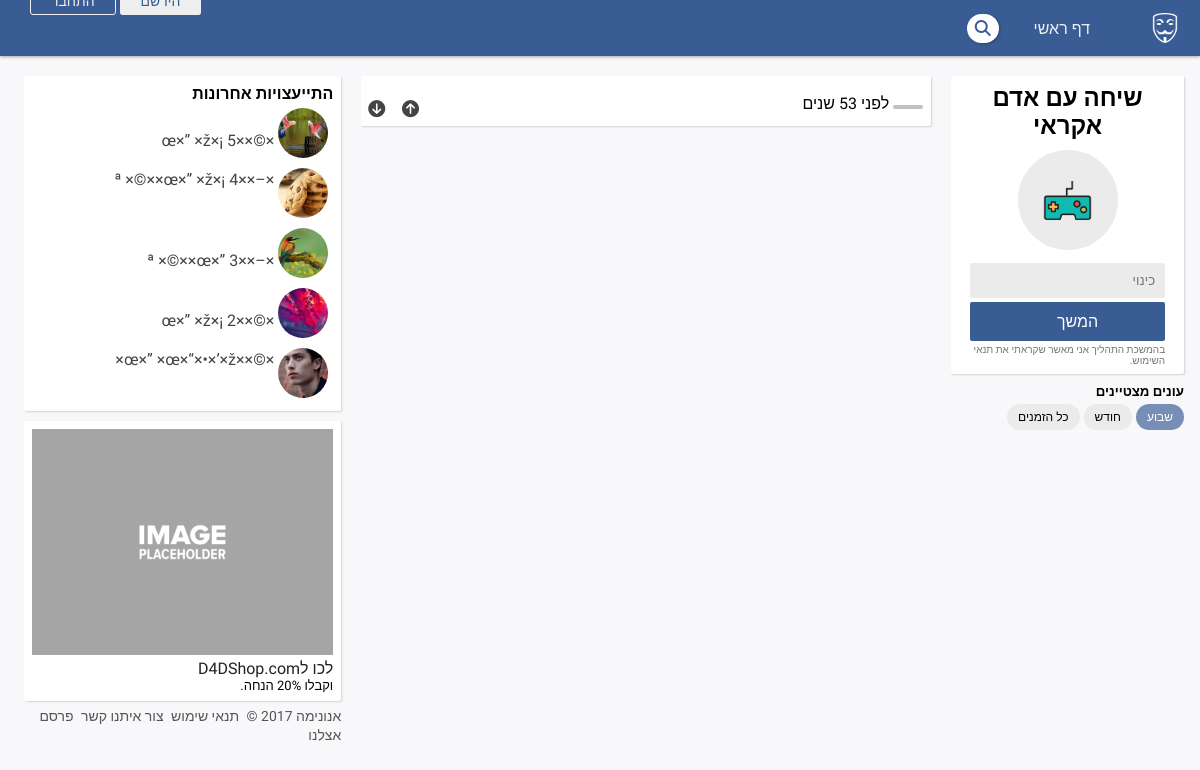
Page /consultation.php on the earlier database version.
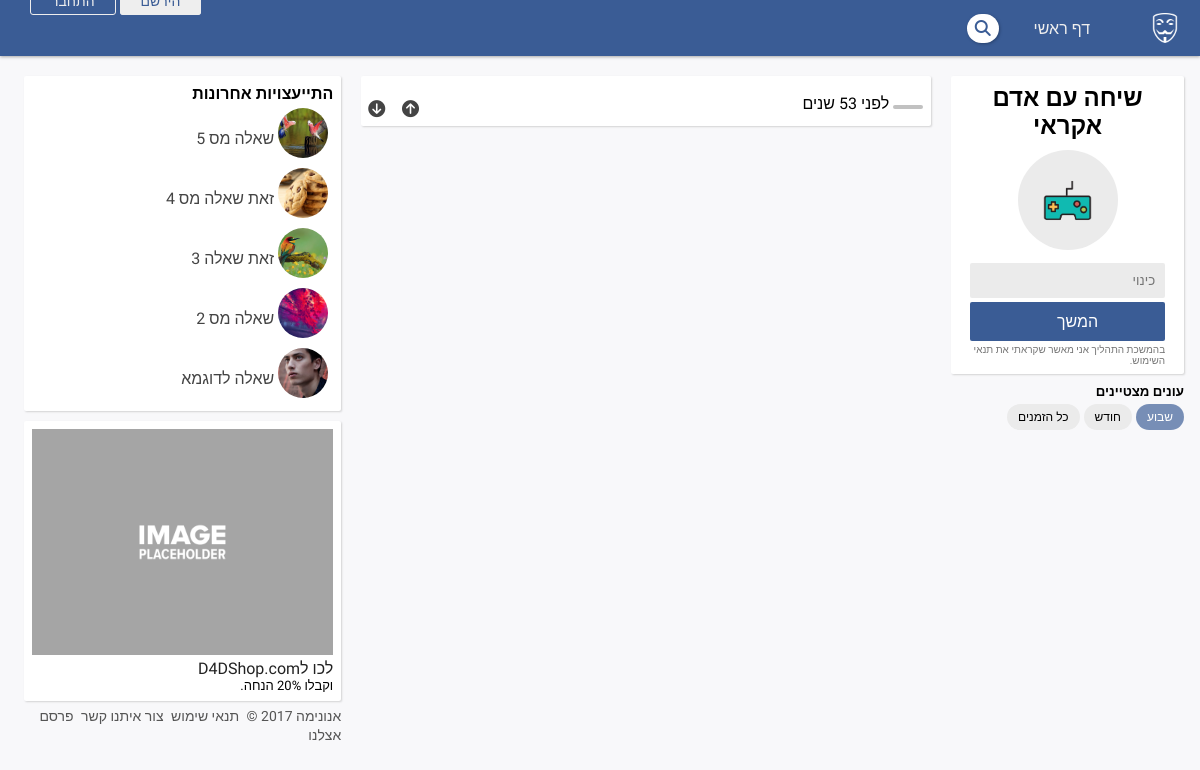
Same page on the later database version.
### tables this page shows
CREATE TABLE `consultations` (
  `id` int(11) NOT NULL,
  `hash` varchar(99) NOT NULL,
  `date` timestamp NOT NULL DEFAULT CURRENT_TIMESTAMP,
  `title` varchar(200) NOT NULL,
  `description` text NOT NULL,
  `asker_hash` varchar(99) NOT NULL,
  `is_public` tinyint(1) NOT NULL,
  `is_infinite_answer` tinyint(1) NOT NULL DEFAULT '1',
  `max_answers` int(11) NOT NULL,
  `is_locked` tinyint(1) NOT NULL,
  `is_anonymous` tinyint(1) NOT NULL,
  `anonymous_nickname` varchar(26) NOT NULL,
  `image_hash` varchar(32) DEFAULT NULL,
  `upvotes` int(11) NOT NULL DEFAULT '0',
  `downvotes` int(11) NOT NULL DEFAULT '0'
);

CREATE TABLE `photos` (
  `id` int(11) NOT NULL,
  `path` text NOT NULL,
  `type` varchar(99) NOT NULL,
  `date` timestamp NOT NULL DEFAULT CURRENT_TIMESTAMP ON UPDATE CURRENT_TIMESTAMP,
  `hash` varchar(99) NOT NULL
);

### config.php (called while the page is built, shortened)
<?php
class config {
    public $link;
    public function __construct ($dbname, $dbuser, $dbpass, $website_name) {
        $this->link = new PDO("mysql:host=localhost;dbname=" . $dbname, $dbuser, $dbpass);
    }
    function get_photo_path_by_hash ($hash) {
        return $this->link->query("SELECT `path` FROM `photos` WHERE `hash` = '{$hash}'")->fetch()['path'];
    }
}
$config = new config("Anonyma", "root", "", "אנונימה");

### modules/general/new-consultations-module.php (the view)
<link rel="stylesheet" href="stylesheets/consultations/new_consultations_list.css">
<?php
    $get_last_consultations_stmt = $config->link->query("SELECT * FROM `consultations` ORDER BY `date` DESC LIMIT 25");
?>
<div class="card">
    <h4>התייעצויות אחרונות</h4>
    <div id="new-consultations-list" class="hoverscroll">
        <?php while ($consultation = $get_last_consultations_stmt->fetch()) : ?>
            <?php
                if ($consultation['image_hash'] != NULL) {
                    $consultation_picture = $config->get_photo_path_by_hash($consultation['image_hash']);
                } else {
                    $consultation_picture = '';
                }
            ?>
            <a class="new-consultation-link" href="consultation.php?cp=<?php echo $consultation['hash']; ?>" title="<?php echo $consultation['description']; ?>">
                <div class="picture" style="background-image: url(<?php echo $consultation_picture; ?>)"></div>
                <?php $con_title = $consultation['title']; ?>
                <div class="title" <?php if (mb_strlen($con_title) > 20) {echo 'style="vertical-align: top;"';} ?>><?php if (mb_strlen($con_title) > 40) {echo substr($con_title, 0, 40) . '...';} else {echo $con_title;} ?></div>
            </a>
        <?php endwhile; ?>
    </div>
</div>

Differences in the rows shown:
changed consultations: title "×©××œ×” ×ž×¡ 5" → "שאלה מס 5"
changed consultations: title "×–××ª ×©××œ×” ×ž×¡ 4" → "זאת שאלה מס 4"
changed consultations: title "×–××ª ×©××œ×” 3" → "זאת שאלה 3"
changed consultations: title "×©××œ×” ×ž×¡ 2" → "שאלה מס 2"
changed consultations: title "×©××œ×” ×œ×“×•×’×ž×" → "שאלה לדוגמא"
